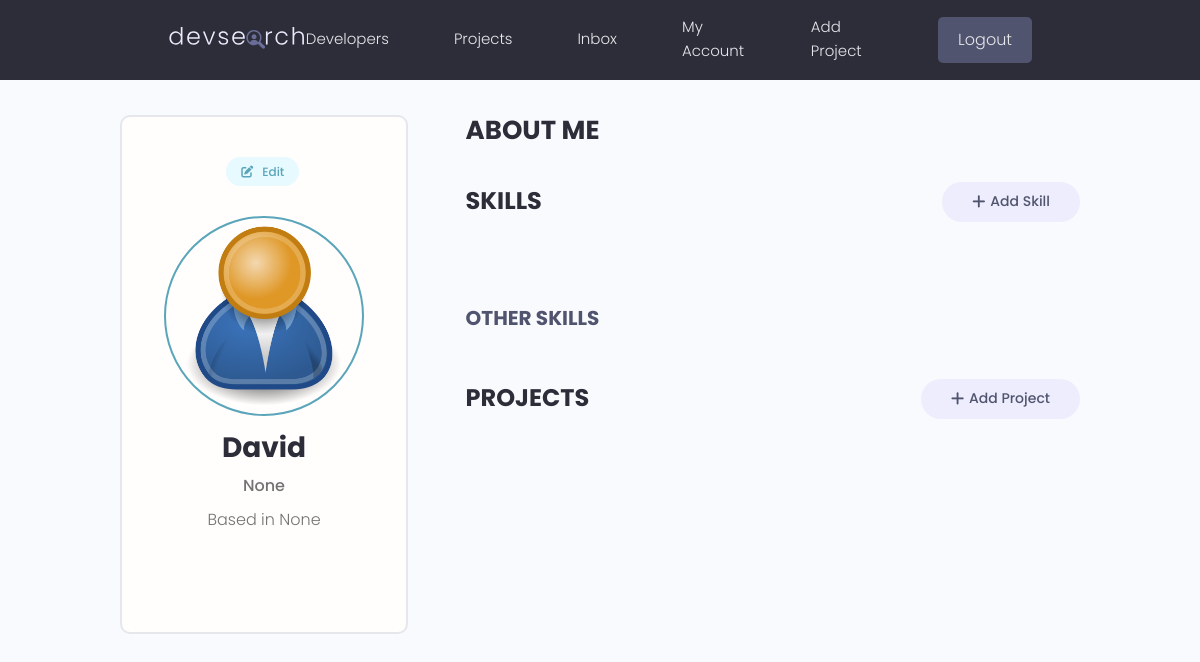
Screenshot of /account/ (signed in) with the database file from the repository.
### users/models.py (models this page shows, shortened)
class Profile(models.Model):
    user = models.OneToOneField(User, on_delete=models.CASCADE, null=True, blank=True)
    name = models.CharField(max_length=200, blank=True, null=True)
    email = models.EmailField(max_length=500, blank=True, null=True)
    username = models.CharField(max_length=200, blank=True, null=True)
    location = models.CharField(max_length=200, blank=True, null=True)
    short_intro = models.CharField(max_length=200, null=True, blank=True)
    bio = models.TextField(blank=True, null=True)
    profile_image = models.ImageField(null=True, blank=True, upload_to='profiles/', default='profiles/user-default.png')
    social_github = models.CharField(max_length=200, blank=True, null=True)
    social_twitter = models.CharField(max_length=200, blank=True, null=True)
    social_linkedin = models.CharField(max_length=200, blank=True, null=True)
    social_youtube = models.CharField(max_length=200, blank=True, null=True)
    social_website = models.CharField(max_length=200, blank=True, null=True)
    created = models.DateTimeField(auto_now_add=True)
    id = models.UUIDField(default=uuid.uuid4, unique=True, primary_key=True, editable=False)

### users/views.py (the view)
# urls.py: path('account/', userAccount, name='account'),
@login_required(login_url='login')
def userAccount(request):
    profile = request.user.profile
    topSkills = profile.skill_set.exclude(description__exact="")
    otherskills = profile.skill_set.filter(description="")
    context = {
        'profile':profile,
        'topSkills': topSkills,
        'otherSkills':otherskills,
    }
    return render(request, 'users/account.html', context)

### users/templates/users/account.html (shortened to what this page needs)
{% extends 'main.html'%}
{% load static %}
{% block content %}
<main class="settingsPage profile my-md">
  <div class="container">
    <div class="layout">
      <div class="column column--1of3">
        <div class="card text-center">
          <div class="card__body dev">
            <a class="tag tag--pill tag--main settings__btn" href="{% url 'edit-account' %}"><i
                class="fa-solid fa-pen-to-square" style="margin-right: 6px;"></i> Edit</a>
            <img class="avatar avatar--xl dev__avatar" src="{{ profile.profile_image.url }}" />
            <h2 class="dev__name">{{ profile.name }}</h2>
            <p class="dev__title">{{ profile.short_intro }}</p>
            <p class="dev__location">Based in {{ profile.location }}</p>
          </div>
        </div>
      </div>
      <div class="column column--2of3">
        <div class="devInfo">
          <h3 class="devInfo__title">About Me</h3>
        </div>
        <div class="settings">
          <h3 class="settings__title">Skills</h3>
          <a class="tag tag--pill tag--sub settings__btn tag--lg" href="{% url 'create-skill' %}"><i
              class="im im-plus"></i> Add Skill</a>
        </div>
        <h3 class="devInfo__subtitle">Other Skills</h3>
        <div class="settings">
          <h3 class="settings__title">Projects</h3>
          <a class="tag tag--pill tag--sub settings__btn tag--lg" href="{% url 'create-project' %}"><i
              class="im im-plus"></i> Add Project</a>
        </div>
      </div>
    </div>
  </div>
</main>
{% endblock content %}

### static/styles/app.css (style rules this page uses)
:root { --color-sub: #2d2d39; }
.im { font-style: normal; display: inline-block; }
.im.im-plus::before { font-family: "Font Awesome 6 Free"; content: "\2b"; font-weight: 900; }
.card { border: 2px solid var(--color-light); }
img { width: 100%; }
.tag > i.im { font-size: 1.5rem; margin-right: 0.5rem; }
.profile .card > .dev { padding: 4rem; }
.dev__avatar { display: block; margin: auto; }
.dev__name { color: var(--color-sub); font-size: 2.8rem; font-weight: 700; margin-top: 1rem; margin-bottom: 0.5rem; }
.dev__title { font-size: 1.6rem; font-weight: 500; line-height: 1.3; }
.dev__location { margin-top: 1rem; }
.devInfo { margin-bottom: 3rem; }
.devInfo__title, .devInfo__subtitle { font-size: 2.6rem; color: var(--color-sub); text-transform: uppercase; font-weight: 700; margin-bottom: 1.5rem; }
.devInfo__subtitle { font-size: 2rem; color: var(--color-sub-light); }
.settingsPage .dev > .settings__btn { display: inline-block; margin-bottom: 3rem; }
.settings { display: flex; justify-content: space-between; align-items: center; }
.settings__title { font-size: 2.4rem; text-transform: uppercase; font-weight: 700; color: var(--color-sub); }

### static/uikit/styles/modules/_variables.css (style rules this page uses)
:root { --color-main: #5aa5b9; --color-main-light: #e6faff; --color-sub: #3f4156; --color-sub-light: #51546e; --color-sub-lighter: #ededfd; --color-text: #737373; --color-gray: #8b8b8b; --color-light: #e5e7eb; --color-light-gray: #767676; --color-bg: #f8fafd; --color-white: #fffefd; --color-white-light: #f3f3f3; --color-success: #359e64; --color-success-bg: #def8e8; --color-error: #fc4b0b; --color-error-bg: #fff2ee; --font-base: 'Poppins', arial, helvetica, 'Segoe UI', roboto, ubuntu, sans-serif; --font-monospace: 'Fira Code', 'Courier New', courier, monospace; --font-regular: 300; --font-medium: 500; --font-bold: 700; --generic-shadow: 1px 1px 5px #00000010; --generic-transition: all 0.3s ease-in-out; }

### static/uikit/styles/modules/_base.css (style rules this page uses)
* { margin: 0; padding: 0; box-sizing: border-box; text-rendering: optimizeLegibility; color: inherit; font-size: inherit; }
html { font-size: 50%; }
@media only screen and (min-width: 480px) { html { font-size: 56.25%; } }
@media only screen and (min-width: 1200px) { html { font-size: 62.5%; } }
body { line-height: 1.6; font-weight: 400; font-size: 1.5rem; color: var(--color-text); background-color: var(--color-bg); min-height: 100vh; }

### static/uikit/styles/modules/_typography.css (style rules this page uses)
* { font-family: var(--font-base); }
h2 { font-size: 3.6rem; font-weight: var(--font-bold); }
h3 { font-size: 3.2rem; font-weight: var(--font-medium); }
p, span, strong { font-size: 1.6rem; color: var(--color-text); font-weight: var(--font-regular); }
a { padding-bottom: 2px; text-decoration: none; display: inline-block; color: var(--color-main); font-weight: var(--font-medium); }

### static/uikit/styles/modules/_utilities.css (style rules this page uses)
.container { width: 92%; max-width: 165rem; margin: 0 auto; box-sizing: border-box; }
@media screen and (min-width: 1000px) { .container { width: 90%; } }
@media screen and (min-width: 1200px) { .container { width: 80%; } }
.text-center { text-align: center; }
.my-md { margin: 3rem auto; }

### static/uikit/styles/modules/_avatar.css (style rules this page uses)
.avatar { border-radius: 50%; border: 2px solid var(--color-main); object-fit: cover; }
.avatar--xl { height: 20rem; width: 20rem; }

### static/uikit/styles/modules/_card.css (style rules this page uses)
.card { border-radius: 1rem; background-color: var(--color-white); border: 1.5px solid var(--color-light); width: auto; height: auto; margin-top: 0.5rem; margin-bottom: 0.5rem; overflow: hidden; }
.card__body, .card__header { padding: 2rem 2.5rem; }

### static/uikit/styles/modules/_tag.css (style rules this page uses)
.tag { display: inline-flex; align-items: center; background-color: var(--color-sub); height: -webkit-fit-content; height: -moz-fit-content; height: fit-content; width: -webkit-fit-content; width: -moz-fit-content; width: fit-content; border-radius: 0.5rem; padding: 0.5rem 1.5rem; font-size: 1.2rem; cursor: pointer; }
.tag:not(:last-child) { margin-right: 0.25rem; margin-bottom: 0.75rem; }
.tag--pill { border-radius: 5rem; }
.tag--main, .tag--main > small { background: var(--color-main-light); color: var(--color-main); font-weight: 500; }
.tag--sub, .tag--sub > small { background: var(--color-sub-lighter); color: var(--color-sub-light); font-weight: 500; }
.tag--lg { padding: 0.8rem 3rem; font-size: 1.4rem; }

### static/uikit/styles/modules/_layout.css (style rules this page uses)
.layout { display: flex; flex-flow: row wrap; justify-content: space-between; }
.layout > .column { margin-bottom: 3rem; }
.layout > .column.column--1of3 { flex-basis: 30%; }
.layout > .column.column--2of3 { flex-basis: 64%; }

### rows the page displays
Profile: profile_image (placeholder picture), name "David", short_intro "None", location "None"
